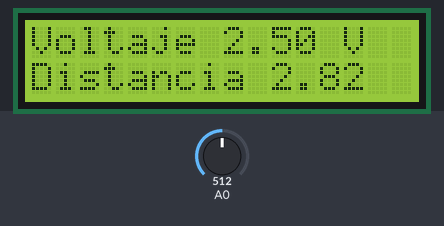
A sketch run on a simulated Arduino Uno, built with avr-gcc and run on an emulated ATmega328P. On the bench: 16×2 character LCD. Inputs (shaded band) come from the test bench; at power-on: A0 = 512.

Above: at 1.2 s.
1.3 s: A0 set to 716
At 1.61 s:
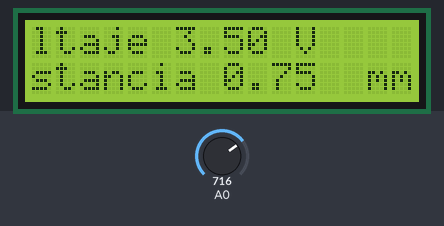
3.0 s: A0 set to 900
At 3.26 s:
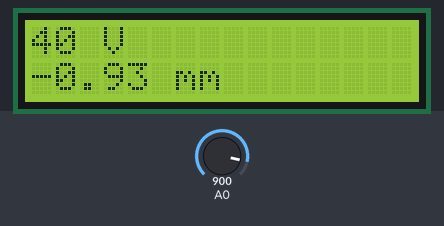
Timing chart, 0 to 6.0 s (numbered marks = the images above; inputs shaded):
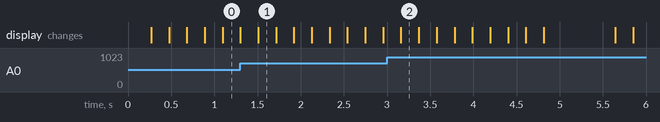

The sketch:

Sensor_Distancia.ino
```cpp
#include <LiquidCrystal.h>


 LiquidCrystal lcd(12, 11, 5, 4, 3, 2);
 void setup() {
 pinMode(A0,INPUT);
 lcd.begin(16, 2);
 Serial.begin(9600);

}

void loop() {
  float v;
  float x1;
  float x2;
  float i=.0146;
  float j=.5322;
  float k=3.8889;
  delay(200);
  v=analogRead(A0);
  v=v*(5.0/1023.0);
  lcd.setCursor(2,0);
  lcd.print("El Voltaje :");
  lcd.setCursor(13,0);
  lcd.print(v);
  lcd.setCursor(18,0);
  lcd.print("V");


  k=k-v;
  x1 = (j + sqrt( (j*j) - (4 * i * k) ) ) / (2.0 * i);
  x2 = (j - sqrt( (j*j) - (4 * i * k) ) ) / (2.0 * i);
   lcd.setCursor(2,1);
   lcd.print("La Distancia :");
   lcd.setCursor(15,1);
   lcd.print(x2);
   lcd.setCursor(21,1);
   lcd.print("mm");


   lcd.scrollDisplayLeft();

 }
```
